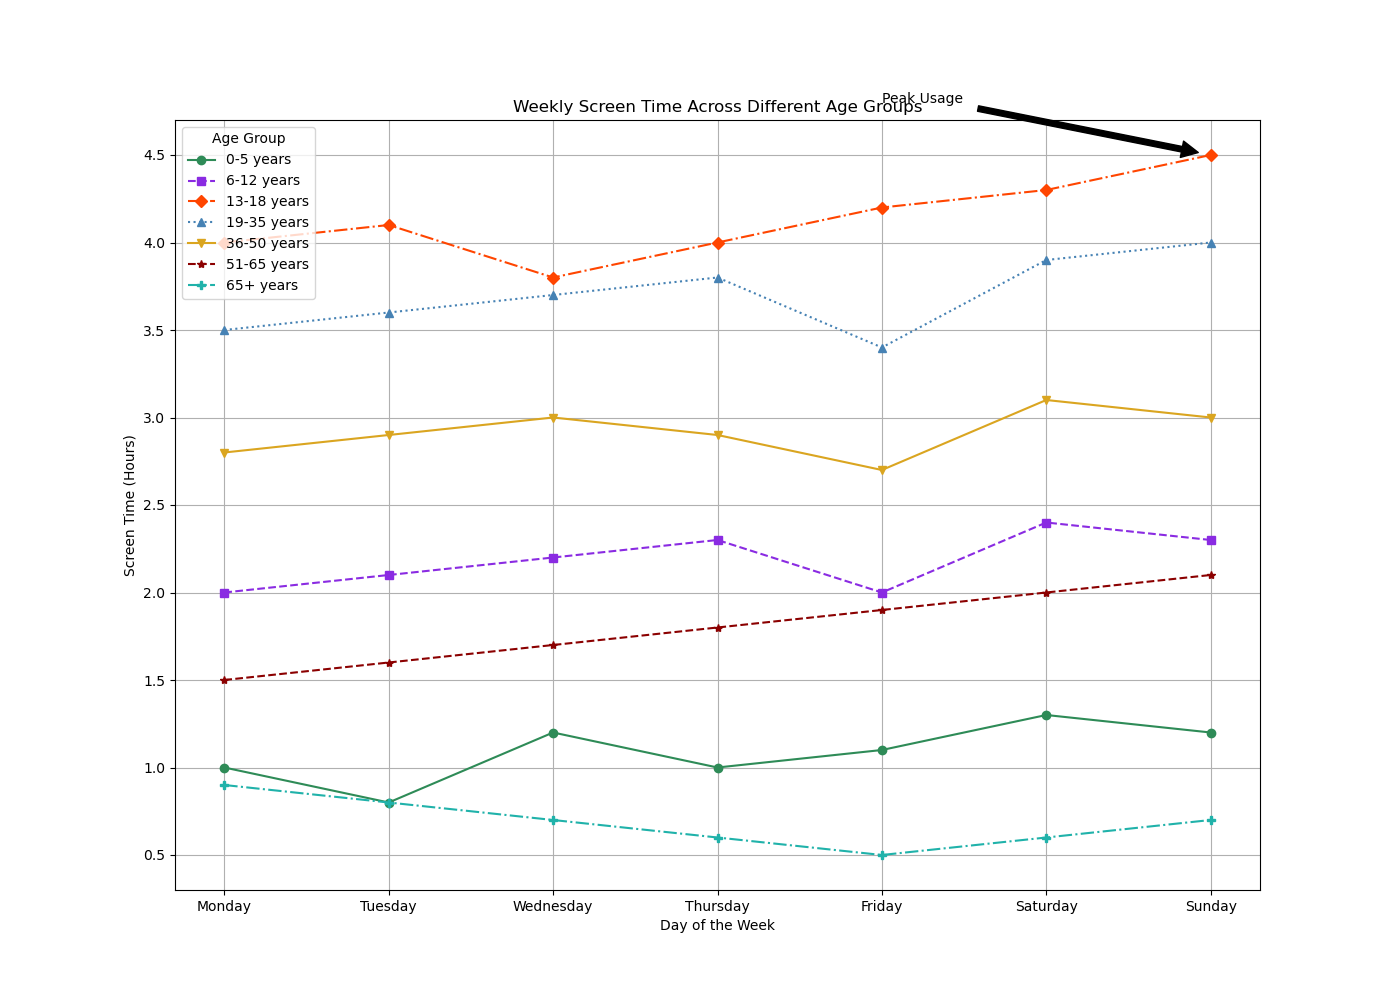

Generate this figure with Python:

import matplotlib.pyplot as plt

data = [
    {'Age Group': '0-5 years', 'Monday': 1.0, 'Tuesday': 0.8, 'Wednesday': 1.2, 'Thursday': 1.0, 'Friday': 1.1, 'Saturday': 1.3, 'Sunday': 1.2},
    {'Age Group': '6-12 years', 'Monday': 2.0, 'Tuesday': 2.1, 'Wednesday': 2.2, 'Thursday': 2.3, 'Friday': 2.0, 'Saturday': 2.4, 'Sunday': 2.3},
    {'Age Group': '13-18 years', 'Monday': 4.0, 'Tuesday': 4.1, 'Wednesday': 3.8, 'Thursday': 4.0, 'Friday': 4.2, 'Saturday': 4.3, 'Sunday': 4.5},
    {'Age Group': '19-35 years', 'Monday': 3.5, 'Tuesday': 3.6, 'Wednesday': 3.7, 'Thursday': 3.8, 'Friday': 3.4, 'Saturday': 3.9, 'Sunday': 4.0},
    {'Age Group': '36-50 years', 'Monday': 2.8, 'Tuesday': 2.9, 'Wednesday': 3.0, 'Thursday': 2.9, 'Friday': 2.7, 'Saturday': 3.1, 'Sunday': 3.0},
    {'Age Group': '51-65 years', 'Monday': 1.5, 'Tuesday': 1.6, 'Wednesday': 1.7, 'Thursday': 1.8, 'Friday': 1.9, 'Saturday': 2.0, 'Sunday': 2.1},
    {'Age Group': '65+ years', 'Monday': 0.9, 'Tuesday': 0.8, 'Wednesday': 0.7, 'Thursday': 0.6, 'Friday': 0.5, 'Saturday': 0.6, 'Sunday': 0.7}
]

days = list(data[0].keys())[1:]

plt.figure(figsize=(14, 10))

markers = ['o', 's', 'D', '^', 'v', '*', 'P']
linestyles = ['-', '--', '-.', ':', '-', '--', '-.']
colors = ['#2E8B57', '#8A2BE2', '#FF4500', '#4682B4', '#DAA520', '#8B0000', '#20B2AA']

for age_data, marker, linestyle, color in zip(data, markers, linestyles, colors):
    age_group = age_data['Age Group']
    values = [age_data[day] for day in days]
    
    plt.plot(days, values, marker=marker, linestyle=linestyle, color=color, label=age_group)

plt.legend(title='Age Group', loc='upper left')

plt.title('Weekly Screen Time Across Different Age Groups')
plt.xlabel('Day of the Week')
plt.ylabel('Screen Time (Hours)')

plt.grid(True)

plt.annotate('Peak Usage', xy=('Sunday', 4.5), xytext=('Friday', 4.8),
             arrowprops=dict(facecolor='black', shrink=0.05))

plt.show()
